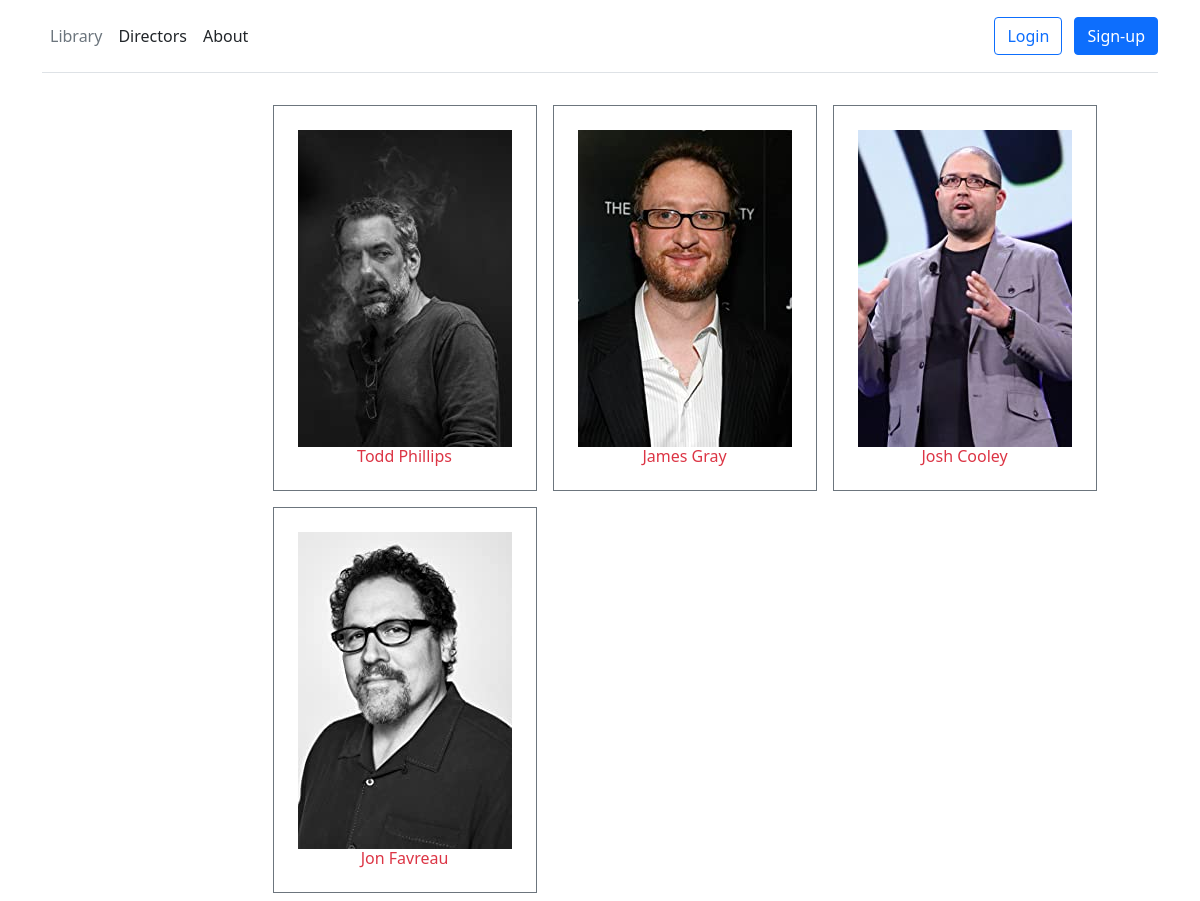
The page /directors/ on the database its author committed.
### movies/models.py (models this page shows, shortened)
class Director(models.Model):
    name = models.CharField("Name", max_length=150)
    description = models.TextField("Description")
    age = models.PositiveSmallIntegerField("Age", default=0)
    image = models.ImageField("Image", upload_to="directors/", default="movies/default_poster.png")
    class Meta:
        verbose_name = "Director"
        verbose_name_plural = "Directors"

### movies/views.py (the view)
# urls.py: path('directors/', views.DirectorsView.as_view(), name="directors"),
class DirectorsView(ListView):
    model = Director
    queryset = Director.objects.all()
    template_name = "movies/directors.html"
    context_object_name = "directors"

### movies/templates/movies/directors.html (shortened to what this page needs)
{% extends 'movies/base.html' %}
{% load static %}
{% block content %}
    <div id="content" class="d-flex flex-row justify-content-start">
        <div id="sort" class="w-25" >
        </div>
        <div class="d-flex flex-row justify-content-start flex-wrap">
            {% for director in directors %}
                <div class="border border-secondary m-2" align="center">
                    <div id="director-short-info" class="m-4">
                        <img src="{{ director.image.url }}" alt="{{ director.name }} image">
                        <h6 class="text-wrap">
                            <a href="{% url 'director-detail' director.id %}" class="text-decoration-none link-danger">
                                {{ director.name }}
                            </a>
                        </h6>
                    </div>
                </div>
            {% endfor %}
        </div>
    </div>
{% endblock %}

### rows shown on the page
Director: image (picture), name "Todd Phillips"
Director: image (picture), name "James Gray"
Director: image (picture), name "Josh Cooley"
Director: image (picture), name "Jon Favreau"
